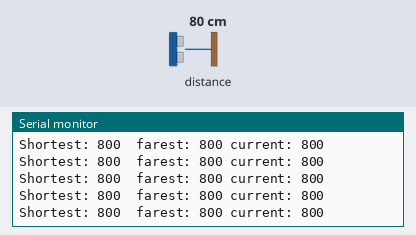
The sketch below on a simulated Arduino Uno, built with avr-gcc and run on an emulated ATmega328P. On the bench: the last lines printed to the serial monitor. Inputs (shaded band) come from the test bench; at power-on: distance to the obstacle 80 cm.

Above: at 1.2 s.
1.3 s: distance to the obstacle set to 2 cm
At 2.4 s:
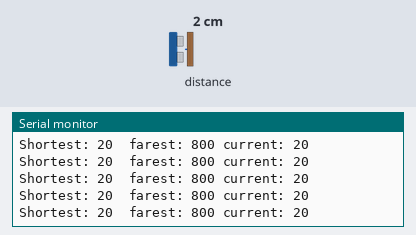
2.8 s: distance to the obstacle set to 120 cm
At 3.6 s:
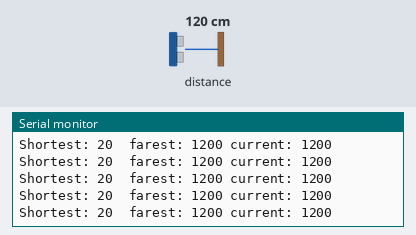
Timing chart, 0 to 5.8 s (numbered marks = the images above; inputs shaded):
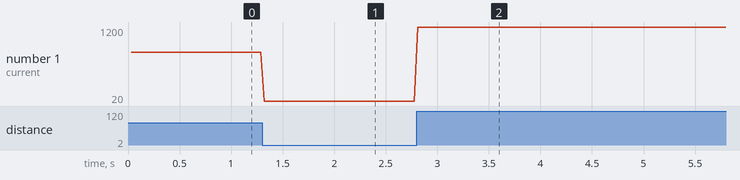

Measured:
- after the input at 1.3 s, the serial monitor: prints a new line at once (image 1)
- after the input at 2.8 s, the serial monitor: prints a new line at once (image 2)
- plotted number 1: 800 → 20 after the input at 1.3 s, 20 → 1200 after the input at 2.8 s

The sketch:

laser-distance-test.ino
```cpp
/*
This example shows how to take simple range measurements with the VL53L1X. The
range readings are in units of mm.
*/

#include <Wire.h>
#include <VL53L1X.h>

VL53L1X sensor;

void setup()
{
  Serial.begin(115200);
  Wire.begin();
  Wire.setClock(400000); // use 400 kHz I2C
  while (!Serial) {
    delay(10);
  }


  sensor.setTimeout(500);
  if (!sensor.init())
  {
    Serial.println("Failed to detect and initialize sensor!");
    while (1);
  }

  // Use long distance mode and allow up to 50000 us (50 ms) for a measurement.
  // You can change these settings to adjust the performance of the sensor, but
  // the minimum timing budget is 20 ms for short distance mode and 33 ms for
  // medium and long distance modes. See the VL53L1X datasheet for more
  // information on range and timing limits.
  sensor.setDistanceMode(VL53L1X::Long);
  sensor.setMeasurementTimingBudget(40000);

  // Start continuous readings at a rate of one measurement every 50 ms (the
  // inter-measurement period). This period should be at least as long as the
  // timing budget.
  sensor.startContinuous(50);
}

int shortest = 4000;
int far = 0;
int val;

void loop()
{
  val = sensor.read();

  if (val > far){
    far = val;
  }

  if (val < shortest){
    shortest = val;
  }
  Serial.print ("Shortest: ");
  Serial.print (shortest);
  Serial.print ("  farest: ");
  Serial.print (far);
  Serial.print (" current: ");
  Serial.println (val);

}
```
